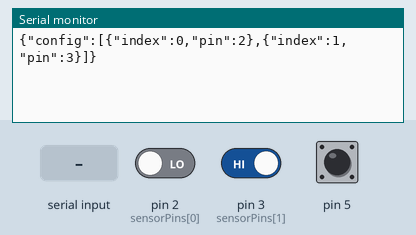
Recording of a sketch running on a simulated Arduino Uno, built with avr-gcc and run on an emulated ATmega328P. Shown: the last lines printed to the serial monitor. Inputs (shaded band) come from the test bench; at power-on: pin 2 (sensorPins[0]) LOW, pin 3 (sensorPins[1]) HIGH, pin 5 HIGH.

Above: at 1.2 s.
1.3 s: pin 2 (sensorPins[0]) driven LOW
At 2.3 s:
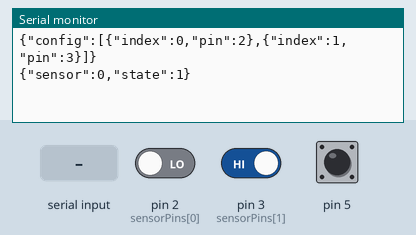
2.8 s: pin 3 (sensorPins[1]) driven LOW
At 3.6 s:
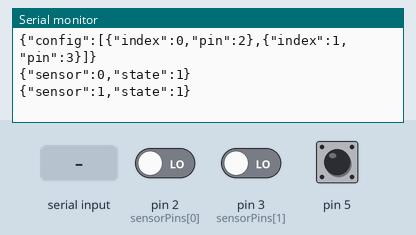
4.3 s: "PIN:0:5\n" received over Serial
At 4.9 s:
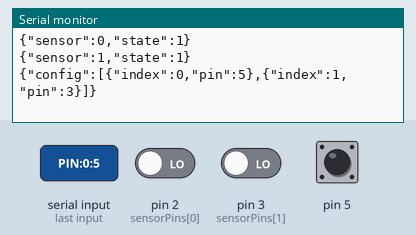
5.8 s: pin 5 pulled LOW for 0.15 s
At 6.3 s:
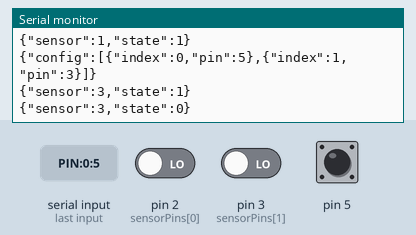
7.4 s: pin 3 (sensorPins[1]) driven HIGH
At 8.1 s:
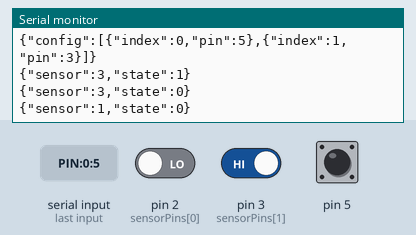
Timing chart, 0 to 9.9 s (numbered marks = the images above; inputs shaded):
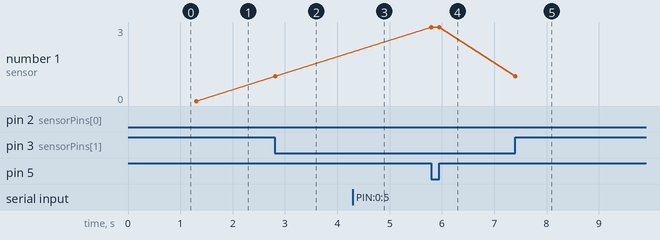

The sketch:

ladder_rung_test.ino
```cpp
// Arduino program for optical sensors detection
// Communicates with PC application via serial port

// Define constants
#define SERIAL_BAUD_RATE 9600

// Array of potential sensor pins (2-13) - will be configured from PC
const int MAX_SENSORS = 2;
int sensorPins[MAX_SENSORS] = {2, 3}; // Default pins
bool lastPinState[MAX_SENSORS] = {HIGH, HIGH}; // Default state (assuming sensors are active LOW)

// Configuration variables
bool configMode = false;
String inputString = "";
bool stringComplete = false;

void setup() {
  // Initialize serial communication
  Serial.begin(SERIAL_BAUD_RATE);

  // Reserve memory for input string
  inputString.reserve(200);

  // Initialize sensor pins
  for (int i = 0; i < MAX_SENSORS; i++) {
    pinMode(sensorPins[i], INPUT_PULLUP); // Use internal pull-up
    lastPinState[i] = digitalRead(sensorPins[i]);
  }

  // Send initial configuration to PC
  sendPinConfiguration();
}

void loop() {
  // Check for configuration commands
  if (stringComplete) {
    processCommand();
    inputString = "";
    stringComplete = false;
  }

  // Read sensors and send events
  for (int i = 0; i < MAX_SENSORS; i++) {
    bool currentState = digitalRead(sensorPins[i]);

    // Check for state change (from HIGH to LOW means sensor triggered)
    if (lastPinState[i] == HIGH && currentState == LOW) {
      // Send sensor event (index is the Arduino pin index 0-11 for pins 2-13)
      sendSensorEvent(sensorPins[i] - 2, 1); // State 1 means triggered
    }
    else if (lastPinState[i] == LOW && currentState == HIGH) {
      // Optional: Send sensor release event
      sendSensorEvent(sensorPins[i] - 2, 0); // State 0 means released
    }

    lastPinState[i] = currentState;
  }


  delay(10);
}

// Process serial command received from PC
void processCommand() {
  // Command format: "PIN:index:pin_number". Example: "PIN:0:5" - Set first sensor to pin 5

  if (inputString.startsWith("PIN:")) {
    int firstColon = inputString.indexOf(':');
    int secondColon = inputString.indexOf(':', firstColon + 1);

    if (firstColon != -1 && secondColon != -1) {
      String indexStr = inputString.substring(firstColon + 1, secondColon);
      String pinStr = inputString.substring(secondColon + 1);

      int sensorIndex = indexStr.toInt();
      int pinNumber = pinStr.toInt();

      // Validate pin range (2-13 for digital pins)
      if (sensorIndex >= 0 && sensorIndex < MAX_SENSORS &&
          pinNumber >= 2 && pinNumber <= 13) {

        // First set pin to input to avoid conflicts
        pinMode(sensorPins[sensorIndex], INPUT);

        // Update pin mapping
        sensorPins[sensorIndex] = pinNumber;

        // Configure new pin
        pinMode(sensorPins[sensorIndex], INPUT_PULLUP);
        lastPinState[sensorIndex] = digitalRead(sensorPins[sensorIndex]);

        // Confirm configuration
        sendPinConfiguration();
      }
    }
  }
}

// Send sensor event to PC
void sendSensorEvent(int sensorPinIndex, int state) {
  // Format: {"sensor":pin_index,"state":state_value}
  Serial.print("{\"sensor\":");
  Serial.print(sensorPinIndex);
  Serial.print(",\"state\":");
  Serial.print(state);
  Serial.println("}");
}

// Send current pin configuration to PC
void sendPinConfiguration() {
  Serial.print("{\"config\":[");
  for (int i = 0; i < MAX_SENSORS; i++) {
    Serial.print("{\"index\":");
    Serial.print(i);
    Serial.print(",\"pin\":");
    Serial.print(sensorPins[i]);
    Serial.print("}");

    if (i < MAX_SENSORS - 1) {
      Serial.print(",");
    }
  }
  Serial.println("]}");
}

// Serial event handler - called when new data arrives
void serialEvent() {
  while (Serial.available()) {
    char inChar = (char)Serial.read();

    // Add character to input string
    inputString += inChar;

    // Process command on newline
    if (inChar == '\n') {
      stringComplete = true;
    }
  }
}
```

Measured:
- after the input at 1.3 s, the serial monitor: prints a new line at once (image 1)
- after the input at 2.8 s, the serial monitor: prints a new line at once (image 2)
- after the input at 4.3 s, the serial monitor: prints a new line at once (image 3)
- after the input at 5.8 s, the serial monitor: prints a new line at once (image 4)
- after the input at 7.4 s, the serial monitor: prints a new line at once (image 5)
